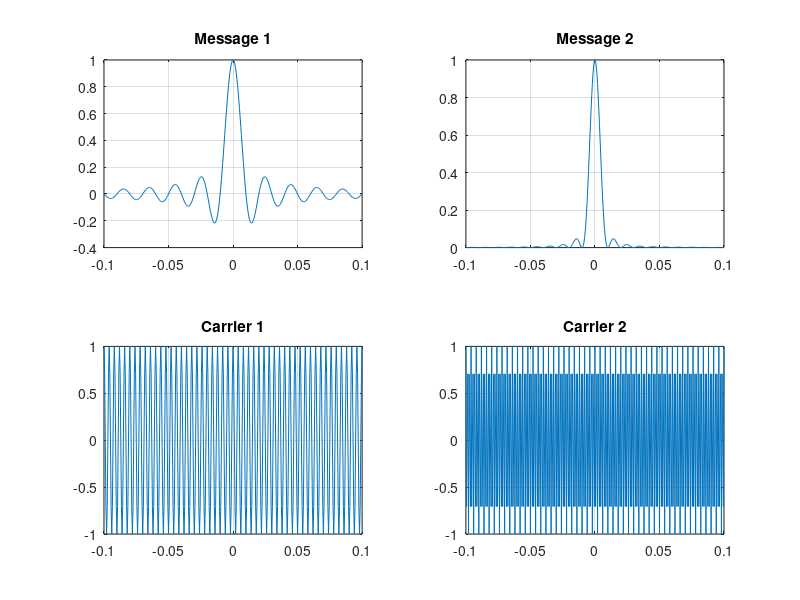

The MATLAB source for this figure: (Note: this script raises an error after producing the figure.)
clear all; close all; clc;

fs=2000;
ts=1/fs;
t0=.2;
df=.01;

fm1=100;
fm2=100;
fc1=250;
fc2=750;
t=-t0/2:ts:t0/2;
m1=sinc(fm1*t);
m2=(sinc(fm2*t)).^2;
c1=cos(2*pi*fc1*t);
c2=cos(2*pi*fc2*t);
figure(1);

title('Signals In Time Domain');
subplot(221);
plot(t,m1); grid on;
title('Message 1');
subplot(222);
plot(t,m2); grid on;
title('Message 2');
subplot(223);
plot(t,c1); grid on;
title('Carrier 1');
subplot(224);
plot(t,c2); grid on;
title('Carrier 2');

figure(2);
[M1,m1,df1]=fftseq(m1,ts,df);
M1=M1/fs;
M1=fftshift(M1);
f=[0:df1:(df1*(length(m1)-1))]-fs/2;

subplot(241);
plot(f,abs(M1));
title('Message 1 spectrum');
[M2,m2,df1]=fftseq(m2,ts,df);

M2=M2/fs;
M2=fftshift(M2);
subplot(242);
plot(f,abs(M2));
title('Message 2 spectrum');
[C1,c1,df1]=fftseq(c1,ts,df);
C1=C1/fs;
C1=fftshift(C1);
subplot(243);
plot(f,abs(C1));
title('Carrier 1 Spectrum');
[C2,c2,df1]=fftseq(c2,ts,df);
C2=C2/fs;
C2=fftshift(C2);
subplot(244);
plot(f,abs(C2));
title('Carrier 2 Spectrum');
u1=m1.*c1;
[U1,u1,df1]=fftseq(u1,ts,df);
U1=U1/fs;
U1=fftshift(U1);
subplot(245);
plot(f,abs(U1));
title('Msg1 modulated Spectrum');
u2=m2.*c2;
[U2,u2,df1]=fftseq(u2,ts,df);
U2=U2/fs;
U2=fftshift(U2);
subplot(246);
plot(f,abs(U2));
title('Msg2 modulated Spectrum');


X1=U1+U2;



subplot(247);
plot(f,abs(X1)); 
title('FDM Spectrum');
[st,en] = valueindex(U1,f,fm1,df1);
BPF1=zeros(1,length(f));
BPF1(st:1:en)=2;
st
en
length(f)
figure(3);
subplot(231);
plot(f,abs(BPF1));
title('BPF1 spectrum');
Y1=X1.*BPF1;
subplot(232);
plot(f,abs(Y1));
title('BPF1 output');
Z1=conv(Y1,C1,'same');
subplot(233);
plot(f,abs(Z1));
title('BPF1 Output Multiplied By Carrier 1');
fcut=fm1;
ncut=floor(fcut/df1);
LPF1(1:ncut)=2*ones(1,ncut);
LPF1(length(f)-ncut+1:length(f))=2*ones(1,ncut);
LPF1=fftshift(LPF1);
subplot(234);
plot(f,LPF1);
title('LPF1 Spectrum');
MM1=Z1.*LPF1;
subplot(235);
plot(f,abs(MM1));
title('Message 1 Spectrum Reconstructed');
MM1=fftshift(MM1);
mm1=real(ifft(MM1))*fs;
subplot(236);
plot(t,mm1(1:length(t)));
title('Reconstructed Message 1');
[st,en] = valueindex(U2,f,fm2,df1);
BPF2=zeros(1,length(f));
BPF2(st:1:en)=2;
st
en
figure(4);
subplot(231);
plot(f,abs(BPF2));
title('BPF2 spectrum');
Y2=X1.*BPF2;
subplot(232);
plot(f,abs(Y2));
title('BPF2 output');
Z2=conv(Y2,C2,'same');
subplot(233);
plot(f,abs(Z2));
title('BPF2 Output Multiplied By Carrier 1');
fcut=fm2;
ncut=floor(fcut/df1);
LPF2(1:ncut)=2*ones(1,ncut);
LPF2(length(f)-ncut+1:length(f))=2*ones(1,ncut);
LPF2=fftshift(LPF2);
subplot(234);
plot(f,LPF2);
title('LPF2 Spectrum');
MM2=Z2.*LPF2;
subplot(235);
plot(f,abs(MM2));
title('Message 2 Spectrum Reconstructed');
MM2=fftshift(MM2);
mm2=real(ifft(MM2))*fs;
subplot(236);
plot(t,mm2(1:length(t)));
title('Reconstructed Message 2');
